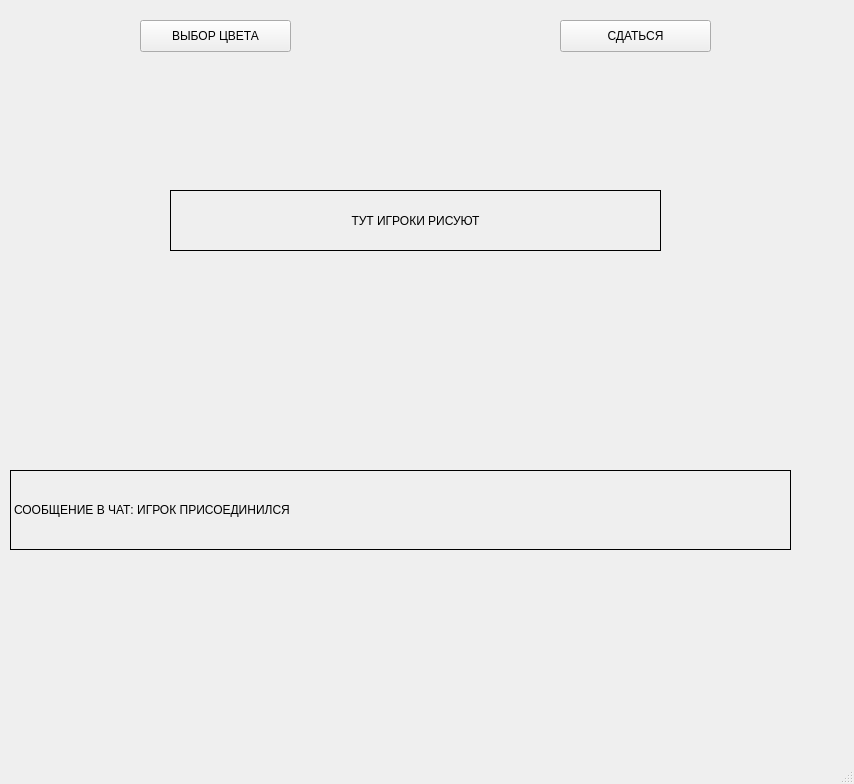
<?xml version="1.0" encoding="UTF-8"?>
<ui version="4.0">
 <class>MainWindow</class>
 <widget class="QMainWindow" name="MainWindow">
  <property name="geometry">
   <rect>
    <x>0</x>
    <y>0</y>
    <width>854</width>
    <height>784</height>
   </rect>
  </property>
  <property name="windowTitle">
   <string>MainWindow</string>
  </property>
  <widget class="QWidget" name="centralwidget">
   <widget class="QWidget" name="verticalLayoutWidget">
    <property name="geometry">
     <rect>
      <x>10</x>
      <y>470</y>
      <width>781</width>
      <height>80</height>
     </rect>
    </property>
    <property name="sizePolicy">
     <sizepolicy hsizetype="Expanding" vsizetype="Expanding">
      <horstretch>0</horstretch>
      <verstretch>0</verstretch>
     </sizepolicy>
    </property>
    <layout class="QVBoxLayout" name="verticalLayout">
     <property name="spacing">
      <number>0</number>
     </property>
     <item>
      <widget class="QLabel" name="label_2">
       <property name="sizePolicy">
        <sizepolicy hsizetype="Expanding" vsizetype="Expanding">
         <horstretch>0</horstretch>
         <verstretch>0</verstretch>
        </sizepolicy>
       </property>
       <property name="frameShape">
        <enum>QFrame::Box</enum>
       </property>
       <property name="text">
        <string>СООБЩЕНИЕ В ЧАТ: ИГРОК ПРИСОЕДИНИЛСЯ</string>
       </property>
      </widget>
     </item>
    </layout>
   </widget>
   <widget class="QLabel" name="label">
    <property name="geometry">
     <rect>
      <x>170</x>
      <y>190</y>
      <width>491</width>
      <height>61</height>
     </rect>
    </property>
    <property name="sizePolicy">
     <sizepolicy hsizetype="Expanding" vsizetype="Expanding">
      <horstretch>0</horstretch>
      <verstretch>0</verstretch>
     </sizepolicy>
    </property>
    <property name="frameShape">
     <enum>QFrame::Box</enum>
    </property>
    <property name="text">
     <string>ТУТ ИГРОКИ РИСУЮТ</string>
    </property>
    <property name="alignment">
     <set>Qt::AlignCenter</set>
    </property>
   </widget>
   <widget class="QPushButton" name="pushButton">
    <property name="geometry">
     <rect>
      <x>140</x>
      <y>20</y>
      <width>151</width>
      <height>32</height>
     </rect>
    </property>
    <property name="sizePolicy">
     <sizepolicy hsizetype="Expanding" vsizetype="Expanding">
      <horstretch>0</horstretch>
      <verstretch>0</verstretch>
     </sizepolicy>
    </property>
    <property name="text">
     <string>ВЫБОР ЦВЕТА</string>
    </property>
   </widget>
   <widget class="QPushButton" name="pushButton_2">
    <property name="geometry">
     <rect>
      <x>560</x>
      <y>20</y>
      <width>151</width>
      <height>32</height>
     </rect>
    </property>
    <property name="sizePolicy">
     <sizepolicy hsizetype="Expanding" vsizetype="Expanding">
      <horstretch>0</horstretch>
      <verstretch>0</verstretch>
     </sizepolicy>
    </property>
    <property name="text">
     <string>СДАТЬСЯ</string>
    </property>
   </widget>
  </widget>
  <widget class="QMenuBar" name="menubar">
   <property name="geometry">
    <rect>
     <x>0</x>
     <y>0</y>
     <width>854</width>
     <height>24</height>
    </rect>
   </property>
  </widget>
  <widget class="QStatusBar" name="statusbar"/>
 </widget>
 <resources/>
 <connections/>
</ui>
